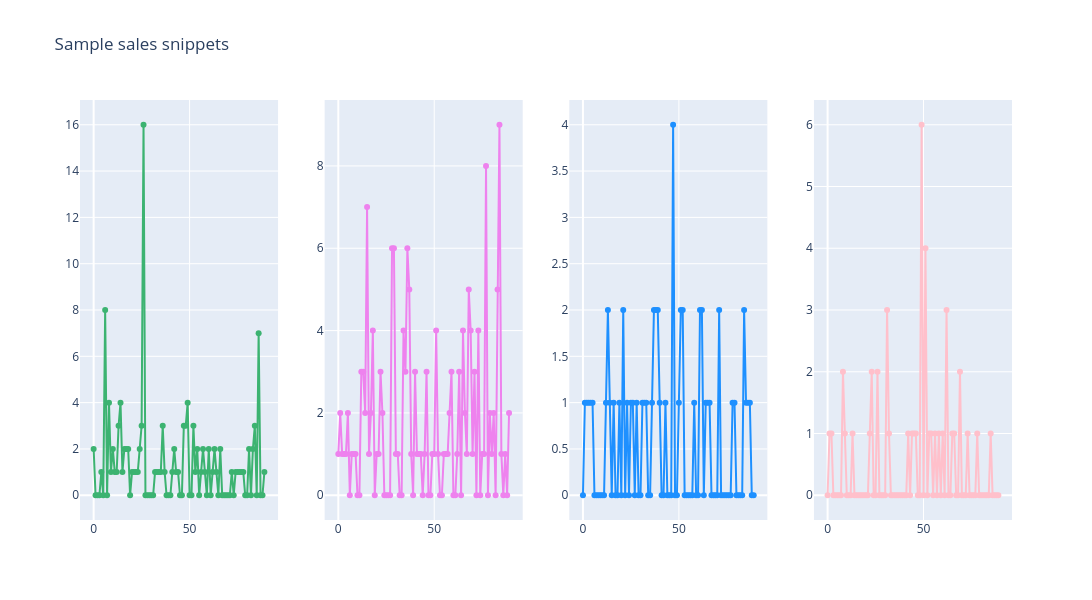

Notebook source saved alongside this figure:
### Code cell
#ids[1],ids[2],ids[3] are random samples , you can choose any number
x_1 = sales_train_val.loc[sales_train_val['id'] == ids[1]].set_index('id')[d_cols].values[0][:90]
x_2 = sales_train_val.loc[sales_train_val['id'] == ids[2]].set_index('id')[d_cols].values[0][0:90]
x_3 = sales_train_val.loc[sales_train_val['id'] == ids[3]].set_index('id')[d_cols].values[0][0:90]
x_4 = sales_train_val.loc[sales_train_val['id'] == ids[4]].set_index('id')[d_cols].values[0][0:90]
print(x_1)
print(x_2)
print(x_3)
print(x_4)
fig = make_subplots(rows=1, cols=4)
fig_2_add_trace(fig, x_start = 0, x_end = len(x_1), y = x_1, mode = "lines+markers", name = "First sample", color = "mediumseagreen", row = 1, col = 1)
fig_2_add_trace(fig, x_start = 0, x_end = len(x_2), y = x_2, mode = "lines+markers", name = "Second sample", color = "violet", row = 1, col = 2)
fig_2_add_trace(fig, x_start = 0, x_end = len(x_3), y = x_3, mode = "lines+markers", name = "Third sample", color = "dodgerblue", row = 1, col = 3)
fig_2_add_trace(fig, x_start = 0, x_end = len(x_4), y = x_4, mode = "lines+markers", name = "Forth sample", color = "pink", row = 1, col = 4)
fig.update_layout(height = 600, width = 1600, title_text = "Sample sales snippets")
fig.show()

### Figure 1 — Plotly figure (JSON) as saved in the notebook; plotly's stock layout.template omitted (floating-point values rounded to 4 significant figures)
{"data": [{"marker": {"color": "mediumseagreen"}, "mode": "lines+markers", "name": "First sample", "showlegend": false, "type": "scatter", "x": [0, 1, 2, 3, 4, 5, 6, 7, 8, 9, 10, 11, 12, 13, 14, 15, 16, 17, 18, 19, 20, 21, 22, 23, 24, 25, 26, 27, 28, 29, 30, 31, 32, 33, 34, 35, 36, 37, 38, 39, 40, 41, 42, 43, 44, 45, 46, 47, 48, 49, 50, 51, 52, 53, 54, 55, 56, 57, 58, 59, 60, 61, 62, 63, 64, 65, 66, 67, 68, 69, 70, 71, 72, 73, 74, 75, 76, 77, 78, 79, 80, 81, 82, 83, 84, 85, 86, 87, 88, 89], "xaxis": "x", "y": [2, 0, 0, 0, 1, 0, 8, 0, 4, 1, 2, 1, 1, 3, 4, 1, 2, 2, 2, 0, 1, 1, 1, 1, 2, 3, 16, 0, 0, 0, 0, 0, 1, 1, 1, 1, 3, 1, 0, 0, 0, 1, 2, 1, 1, 0, 0, 3, 3, 4, 0, 0, 3, 1, 2, 0, 1, 2, 1, 0, 2, 0, 1, 2, 1, 0, 2, 0, 0, 0, 0, 0, 1, 0, 1, 1, 1, 1, 1, 0, 0, 2, 0, 2, 3, 0, 7, 0, 0, 1], "yaxis": "y"}, {"marker": {"color": "violet"}, "mode": "lines+markers", "name": "Second sample", "showlegend": false, "type": "scatter", "x": [0, 1, 2, 3, 4, 5, 6, 7, 8, 9, 10, 11, 12, 13, 14, 15, 16, 17, 18, 19, 20, 21, 22, 23, 24, 25, 26, 27, 28, 29, 30, 31, 32, 33, 34, 35, 36, 37, 38, 39, 40, 41, 42, 43, 44, 45, 46, 47, 48, 49, 50, 51, 52, 53, 54, 55, 56, 57, 58, 59, 60, 61, 62, 63, 64, 65, 66, 67, 68, 69, 70, 71, 72, 73, 74, 75, 76, 77, 78, 79, 80, 81, 82, 83, 84, 85, 86, 87, 88, 89], "xaxis": "x2", "y": [1, 2, 1, 1, 1, 2, 0, 1, 1, 1, 0, 0, 3, 3, 2, 7, 1, 2, 4, 0, 1, 1, 3, 2, 0, 0, 0, 0, 6, 6, 1, 1, 0, 0, 4, 3, 6, 5, 1, 0, 3, 1, 1, 1, 0, 1, 3, 0, 0, 1, 1, 4, 1, 0, 0, 1, 1, 1, 2, 3, 0, 0, 1, 3, 0, 4, 2, 1, 5, 4, 1, 3, 0, 4, 0, 1, 1, 8, 0, 2, 1, 2, 0, 5, 9, 1, 0, 1, 0, 2], "yaxis": "y2"}, {"marker": {"color": "dodgerblue"}, "mode": "lines+markers", "name": "Third sample", "showlegend": false, "type": "scatter", "x": [0, 1, 2, 3, 4, 5, 6, 7, 8, 9, 10, 11, 12, 13, 14, 15, 16, 17, 18, 19, 20, 21, 22, 23, 24, 25, 26, 27, 28, 29, 30, 31, 32, 33, 34, 35, 36, 37, 38, 39, 40, 41, 42, 43, 44, 45, 46, 47, 48, 49, 50, 51, 52, 53, 54, 55, 56, 57, 58, 59, 60, 61, 62, 63, 64, 65, 66, 67, 68, 69, 70, 71, 72, 73, 74, 75, 76, 77, 78, 79, 80, 81, 82, 83, 84, 85, 86, 87, 88, 89], "xaxis": "x3", "y": [0, 1, 1, 1, 1, 1, 0, 0, 0, 0, 0, 0, 1, 2, 1, 0, 1, 0, 0, 1, 0, 2, 0, 1, 0, 1, 1, 0, 1, 0, 0, 1, 1, 1, 0, 0, 1, 2, 2, 2, 1, 0, 0, 1, 0, 0, 0, 4, 0, 0, 1, 2, 2, 0, 0, 0, 0, 0, 1, 0, 0, 2, 2, 0, 1, 1, 1, 0, 0, 0, 0, 2, 0, 0, 0, 0, 0, 0, 1, 1, 0, 0, 0, 0, 2, 1, 1, 1, 0, 0], "yaxis": "y3"}, {"marker": {"color": "pink"}, "mode": "lines+markers", "name": "Forth sample", "showlegend": false, "type": "scatter", "x": [0, 1, 2, 3, 4, 5, 6, 7, 8, 9, 10, 11, 12, 13, 14, 15, 16, 17, 18, 19, 20, 21, 22, 23, 24, 25, 26, 27, 28, 29, 30, 31, 32, 33, 34, 35, 36, 37, 38, 39, 40, 41, 42, 43, 44, 45, 46, 47, 48, 49, 50, 51, 52, 53, 54, 55, 56, 57, 58, 59, 60, 61, 62, 63, 64, 65, 66, 67, 68, 69, 70, 71, 72, 73, 74, 75, 76, 77, 78, 79, 80, 81, 82, 83, 84, 85, 86, 87, 88, 89], "xaxis": "x4", "y": [0, 1, 1, 0, 0, 0, 0, 0, 2, 1, 0, 0, 0, 1, 0, 0, 0, 0, 0, 0, 0, 0, 1, 2, 0, 0, 2, 0, 0, 0, 0, 3, 1, 0, 0, 0, 0, 0, 0, 0, 0, 0, 1, 0, 1, 1, 1, 0, 0, 6, 0, 4, 0, 1, 1, 0, 1, 0, 1, 0, 1, 0, 3, 0, 0, 1, 1, 0, 0, 2, 0, 0, 0, 1, 0, 0, 0, 0, 1, 0, 0, 0, 0, 0, 0, 1, 0, 0, 0, 0], "yaxis": "y4"}], "layout": {"height": 600, "title": {"text": "Sample sales snippets"}, "width": 1600, "xaxis": {"anchor": "y", "autorange": true, "domain": [0, 0.2125], "range": [-6.329, 95.33], "type": "linear"}, "xaxis2": {"anchor": "y2", "autorange": true, "domain": [0.2625, 0.475], "range": [-6.329, 95.33], "type": "linear"}, "xaxis3": {"anchor": "y3", "autorange": true, "domain": [0.525, 0.7375], "range": [-6.329, 95.33], "type": "linear"}, "xaxis4": {"anchor": "y4", "autorange": true, "domain": [0.7875, 1], "range": [-6.329, 95.33], "type": "linear"}, "yaxis": {"anchor": "x", "autorange": true, "domain": [0, 1], "range": [-1.069, 17.07], "type": "linear"}, "yaxis2": {"anchor": "x2", "autorange": true, "domain": [0, 1], "range": [-0.6012, 9.601], "type": "linear"}, "yaxis3": {"anchor": "x3", "autorange": true, "domain": [0, 1], "range": [-0.2672, 4.267], "type": "linear"}, "yaxis4": {"anchor": "x4", "autorange": true, "domain": [0, 1], "range": [-0.4008, 6.401], "type": "linear"}}}
